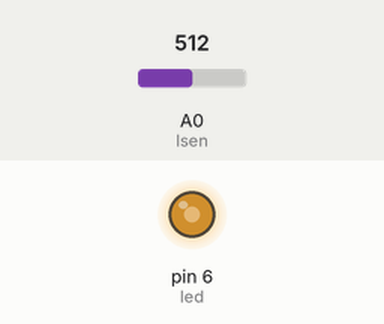
This sketch was run on a simulated Arduino Uno, built with avr-gcc and run on an emulated ATmega328P. Shown: output pins drawn as LEDs (lit = HIGH). The inputs (shaded band) are chosen by the test bench; at power-on: A0 (lsen) = 512. What the sketch prints to the serial monitor is not drawn.

Above: at 1.2 s.
1.3 s: A0 (lsen) set to 716
At 1.8 s:
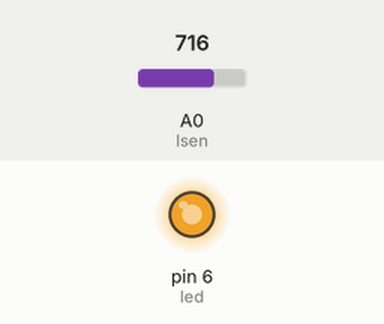
2.8 s: A0 (lsen) set to 306
At 4.0 s:
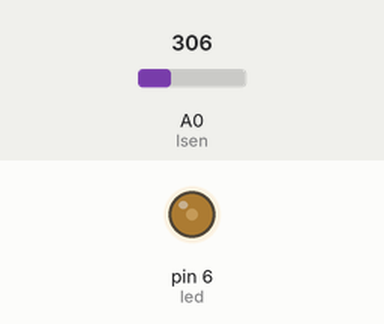
4.3 s: A0 (lsen) set to 122
At 5.3 s:
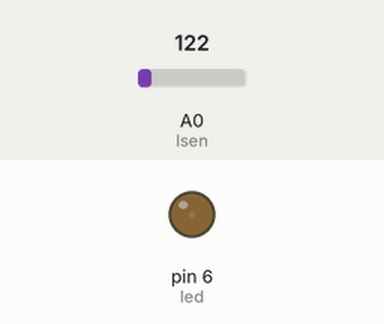
5.8 s: A0 (lsen) set to 50
At 6.4 s:
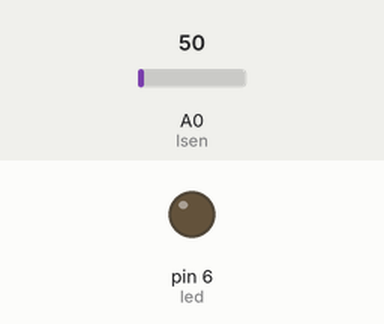
Timing chart, 0 to 8.3 s (numbered marks = the images above; inputs shaded):
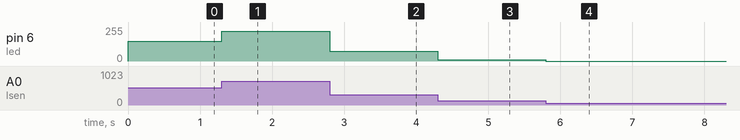

The sketch:

cam_bien_anh_sang_va_thoi_gian.ino
```cpp
int lsen = A0;
int led = 6;
unsigned long previousMillis = 0;
int hour = 20;   // Đặt giờ thủ công khi bật Arduino
int minute = 21;
int second = 0;

void setup() {
  Serial.begin(9600);
  pinMode(led, OUTPUT);
}

void loop() {
  unsigned long currentMillis = millis();

  // Cập nhật thời gian mỗi giây
  if (currentMillis - previousMillis >= 1000) {
    previousMillis = currentMillis;
    second++;

    // Xử lý giây, phút, giờ
    if (second >= 60) {
      second = 0;
      minute++;
    }
    if (minute >= 60) {
      minute = 0;
      hour++;
    }
    if (hour >= 24) {
      hour = 0;
    }

    // In ra thời gian
    Serial.print("Thời gian hiện tại: ");
    if (hour < 10) Serial.print("0"); // Định dạng 2 chữ số
    Serial.print(hour);
    Serial.print(":");

    if (minute < 10) Serial.print("0");
    Serial.print(minute);
    Serial.print(":");

    if (second < 10) Serial.print("0");
    Serial.println(second);
  }

  if (hour == 20 && minute >= 22) {
    analogWrite(led, 0);  // Tắt đèn
  } else {
    int status = analogRead(lsen);

    // Sửa lại phép map để ánh sáng yếu thì LED sáng hơn
    int data = map(status, 100, 800, 0, 255);
    data = constrain(data, 0, 255);  // Giới hạn giá trị trong khoảng 0-255
    analogWrite(led, data);
  }
}
```

Measured:
- after the input at 1.3 s, pin 6 (led): 150/255 → 224/255 at once
- after the input at 2.8 s, pin 6 (led): 224/255 → 75/255 at once
- after the input at 4.3 s, pin 6 (led): 75/255 → 8/255 at once
- after the input at 5.8 s, pin 6 (led): 8/255 → 0/255 at once
